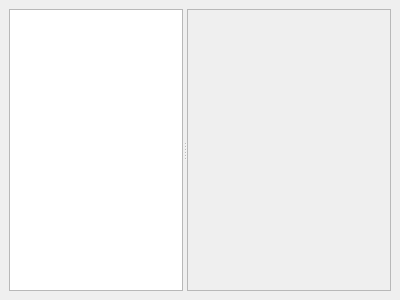
<ui version="4.0" >
 <class>MainWindow</class>
 <widget class="QMainWindow" name="MainWindow" >
  <property name="geometry" >
   <rect>
    <x>0</x>
    <y>0</y>
    <width>400</width>
    <height>300</height>
   </rect>
  </property>
  <property name="windowTitle" >
   <string>Dialog</string>
  </property>
  <widget class="QWidget" name="centralwidget" >
   <property name="geometry" >
    <rect>
     <x>0</x>
     <y>0</y>
     <width>400</width>
     <height>300</height>
    </rect>
   </property>
   <layout class="QVBoxLayout" name="verticalLayout" >
    <item>
     <widget class="QSplitter" name="splitter" >
      <property name="orientation" >
       <enum>Qt::Horizontal</enum>
      </property>
      <widget class="QTreeView" name="treeView" >
       <property name="sizePolicy" >
        <sizepolicy vsizetype="Expanding" hsizetype="Expanding" >
         <horstretch>1</horstretch>
         <verstretch>0</verstretch>
        </sizepolicy>
       </property>
      </widget>
      <widget class="QFrame" name="mainFrame" >
       <property name="sizePolicy" >
        <sizepolicy vsizetype="Preferred" hsizetype="Preferred" >
         <horstretch>3</horstretch>
         <verstretch>0</verstretch>
        </sizepolicy>
       </property>
       <property name="frameShape" >
        <enum>QFrame::StyledPanel</enum>
       </property>
       <property name="frameShadow" >
        <enum>QFrame::Raised</enum>
       </property>
      </widget>
     </widget>
    </item>
   </layout>
  </widget>
  <action name="actionClose" >
   <property name="text" >
    <string>Close</string>
   </property>
   <property name="shortcut" >
    <string>Esc</string>
   </property>
  </action>
 </widget>
 <resources/>
 <connections/>
</ui>
